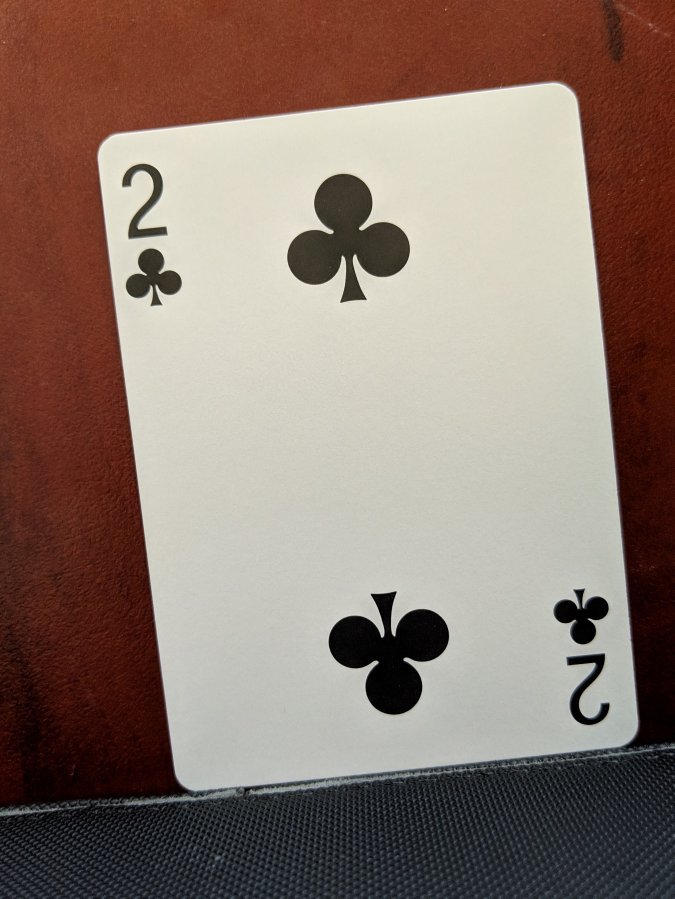
%> input picture training/2clubs.jpg, 2697 x 3595 px (shown at 1/4 size)
$ octave Multi_Card_Test_3.m   (GNU Octave 9; MATLAB toolbox functions it lacks are replaced by stand-ins)
%> lines starting %> are read from the running program, lines starting %| are printed output that depends on the picture
% crop template
% imwrite(imcrop(cornerEdges,[0,0,67,105]), 'templates/2.jpg')
% imwrite(imcrop(cornerEdges,[0,105,67,73]), 'templates/club.jpg')

%% File read in, set parameters
debug = 0;
NUMBER_OF_CARDS_IN_THE_FIGURE = 1;
I = im2double(rgb2gray(imread('training/2clubs.jpg')));
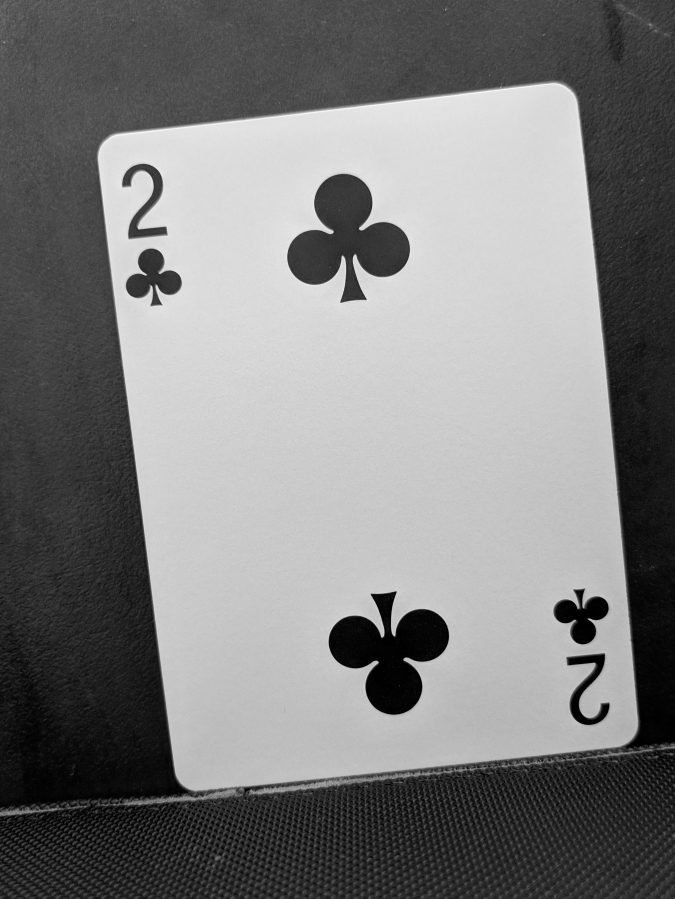
%> I: size 3595x2697 double (shown at 1/4 size); min 0, max 1, mean 0.49
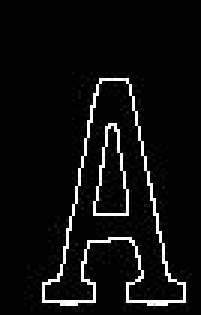
%> input picture templates/1.jpg, 67 x 105 px (shown 3 times larger)
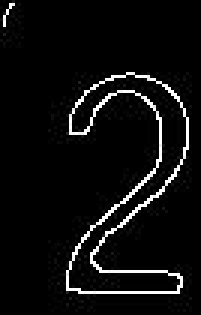
%> input picture templates/2.jpg, 67 x 105 px (shown 3 times larger)
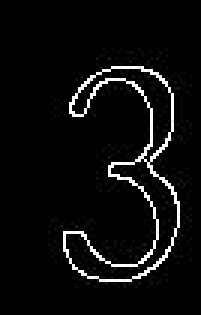
%> input picture templates/3.jpg, 67 x 105 px (shown 3 times larger)
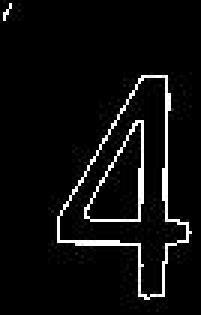
%> input picture templates/4.jpg, 67 x 105 px (shown 3 times larger)
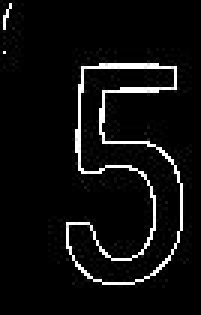
%> input picture templates/5.jpg, 67 x 105 px (shown 3 times larger)

detectedCards = [];
%> (the run ends here)
